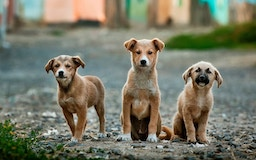
#> input picture Tests/images/app13-multiple.jpg, 256 x 160 px
$ python generate_micron_alpha_plates.py ../../../Tests/images/app13-multiple.jpg out
#> lines starting #> are read from the running program, lines starting #| are printed output that depends on the picture; after the words box and inside, x2 and y2 are one past the last pixel; in counts of white or black regions, pixels touching at a corner belong together
### modules/legacy/src/plotter_separation/plate_solver.py
"""Plate-density initialization for the composite-first rebuild.

This is a seed generator, not the final inverse solver. Its job is to provide a
reasonable starting alpha stack while the differentiable composite realizer owns
the final visual target.
"""

from __future__ import annotations

from dataclasses import dataclass
from typing import Any

import numpy as np
from numpy.typing import NDArray

from plotter_separation.color import chroma, luminance
from plotter_separation.inkset import InkSet
from plotter_separation.overprint import composite_error, render_alpha_stack


@dataclass(frozen=True)
class PlateSeedResult:
    alpha_stack: NDArray[np.float32]
    rendered_rgb: NDArray[np.float32]
    metrics: dict[str, Any]


def initialize_alpha_stack(
    source_rgb: NDArray[np.float32],
    inkset: InkSet,
    *,
    sigma: float | None = None,
) -> PlateSeedResult:
    """Create an initial alpha stack from image/ink color affinity."""
    source = np.clip(np.asarray(source_rgb, dtype=np.float32), 0.0, 1.0)
    if source.ndim != 3 or source.shape[2] != 3:
        raise ValueError("source_rgb must have shape (height, width, 3)")
    candidates = (float(sigma),) if sigma is not None else (0.16, 0.22, 0.28, 0.34, 0.42, 0.55)
    trials = []
    for candidate_sigma in candidates:
        alpha = _alpha_stack_for_sigma(source, inkset, sigma=float(candidate_sigma))
        rendered = render_alpha_stack(alpha, inkset)
        err = composite_error(rendered, source)
        trials.append((float(err["rgb_rmse"]), float(candidate_sigma), alpha, rendered, err))
    score, selected_sigma, alpha, rendered, err = min(trials, key=lambda item: item[0])
    del score
    candidate_metrics = [
        {
            "sigma": round(candidate_sigma, 4),
            "rgb_rmse": round(rmse, 6),
        }
        for rmse, candidate_sigma, _alpha, _rendered, _err in trials
    ]
    return PlateSeedResult(
        alpha_stack=alpha,
        rendered_rgb=rendered,
        metrics={
            "target": "initializer_only",
            **err,
            "sigma": round(selected_sigma, 4),
            "candidate_sigmas": candidate_metrics,
            "mean_alpha_by_plate": [round(float(v), 6) for v in alpha.mean(axis=(1, 2))],
        },
    )


def _alpha_stack_for_sigma(
    source: NDArray[np.float32],
    inkset: InkSet,
    *,
    sigma: float,
) -> NDArray[np.float32]:
    lum = luminance(source)
    sat = chroma(source)
    dark = np.clip((0.96 - lum) / 0.88, 0.0, 1.0)
    inks = np.asarray([ink.rgb01 for ink in inkset.inks], dtype=np.float32)
    diff = source[None, :, :, :] - inks[:, None, None, :]
    value_delta = lum[None, :, :] - luminance(inks)[:, None, None]
    chroma_delta = diff - value_delta[..., None]
    d2 = np.sum(chroma_delta * chroma_delta, axis=-1) * 1.55 + value_delta * value_delta * 0.38
    affinity = np.exp(-d2 / max(sigma * sigma, 1e-6)).astype(np.float32)

    role_gain = np.asarray([_role_gain(ink.role) for ink in inkset.inks], dtype=np.float32)
    alpha = affinity * role_gain[:, None, None] * (0.16 + dark[None, :, :] * 0.72 + sat[None, :, :] * 0.18)
    return _normalize_local_coverage(alpha)


def _normalize_local_coverage(alpha: NDArray[np.float32]) -> NDArray[np.float32]:
    total = np.sum(alpha, axis=0, keepdims=True)
    scale = np.where(total > 1.35, 1.35 / np.maximum(total, 1e-6), 1.0)
    return np.clip(alpha * scale, 0.0, 0.88).astype(np.float32)


def _role_gain(role: str) -> float:
    if role in {"key_detail", "deep_shadow"}:
        return 0.96
    if role in {"background_green", "cool_blue"}:
        return 0.78
    if role in {"warm_light"}:
        return 0.55
    return 0.72


__all__ = ["PlateSeedResult", "initialize_alpha_stack"]

### modules/legacy/src/plotter_separation/overprint.py
"""Shared overprint renderer for solving, training, previews, and audits."""

from __future__ import annotations

import numpy as np
from numpy.typing import NDArray

from plotter_separation.inkset import InkSet


def render_alpha_stack(
    alpha_stack: NDArray[np.float32],
    inkset: InkSet,
) -> NDArray[np.float32]:
    """Composite per-plate alpha maps using the exact InkSet colors."""
    alpha = np.clip(np.asarray(alpha_stack, dtype=np.float32), 0.0, 1.0)
    if alpha.ndim != 3:
        raise ValueError("alpha_stack must have shape (plates, height, width)")
    if alpha.shape[0] != len(inkset.inks):
        raise ValueError("alpha_stack plate count must match InkSet")
    h, w = alpha.shape[1:]
    paper = np.asarray(inkset.paper_rgb, dtype=np.float32) / 255.0
    out = np.broadcast_to(paper, (h, w, 3)).copy()
    for plate_alpha, ink in zip(alpha, inkset.inks, strict=True):
        color = ink.rgb01.reshape(1, 1, 3)
        effective_alpha = np.clip(plate_alpha * float(ink.opacity), 0.0, 1.0)
        out = out * (1.0 - effective_alpha[..., None]) + color * effective_alpha[..., None]
    return np.clip(out, 0.0, 1.0).astype(np.float32)


def composite_error(
    rendered: NDArray[np.float32],
    target: NDArray[np.float32],
) -> dict[str, float]:
    rendered = np.clip(np.asarray(rendered, dtype=np.float32), 0.0, 1.0)
    target = np.clip(np.asarray(target, dtype=np.float32), 0.0, 1.0)
    if rendered.shape != target.shape:
        raise ValueError("rendered and target must have matching shape")
    delta = rendered - target
    return {
        "rgb_rmse": round(float(np.sqrt(np.mean(delta * delta))), 6),
        "rgb_mae": round(float(np.mean(np.abs(delta))), 6),
    }


__all__ = ["composite_error", "render_alpha_stack"]

### modules/legacy/src/plotter_separation/inkset.py
"""Image-adaptive ink selection and InkSet audits."""

from __future__ import annotations

from dataclasses import dataclass
from typing import Any

import numpy as np
from numpy.typing import NDArray
from PIL import Image

from plotter_separation.color import chroma, luminance, rgb_delta_e76


@dataclass(frozen=True)
class PigmentCandidate:
    """One standard pigment candidate that can be selected by image evidence."""

    label: str
    rgb: tuple[int, int, int]
    roles: tuple[str, ...]


@dataclass(frozen=True)
class Ink:
    """One plate ink used everywhere in the render contract."""

    id: str
    label: str
    rgb: tuple[int, int, int]
    role: str
    opacity: float = 1.0

    @property
    def rgb01(self) -> NDArray[np.float32]:
        return (np.asarray(self.rgb, dtype=np.float32) / 255.0).astype(np.float32)


@dataclass(frozen=True)
class InkSet:
    """Exact inks used by solving, training, SVG emission, and audit."""

    inks: tuple[Ink, ...]
    paper_rgb: tuple[int, int, int] = (248, 245, 237)
    mode: str = "image_adaptive"

    # [288 lines left out: functions image_adaptive, hull_optimal, audit, to_jsonable, estimate_plate_count, _hull_vertex_centers and 3 more, not called in this run]


_STANDARD_PIGMENTS: tuple[PigmentCandidate, ...] = (
    PigmentCandidate("cadmium yellow", (246, 205, 55), ("warm_light",)),
    PigmentCandidate("hansa yellow", (238, 185, 48), ("warm_light",)),
    PigmentCandidate("yellow ochre", (195, 142, 59), ("warm_light", "warm_skin")),
    PigmentCandidate("cadmium orange", (224, 102, 43), ("warm_skin", "red_orange")),
    PigmentCandidate("cadmium red", (190, 48, 35), ("red_orange",)),
    PigmentCandidate("quinacridone magenta", (169, 42, 93), ("red_orange", "warm_skin")),
    PigmentCandidate("burnt sienna", (135, 72, 48), ("warm_skin", "deep_shadow")),
    PigmentCandidate("raw umber", (86, 67, 48), ("deep_shadow", "key_detail")),
    PigmentCandidate("ivory black", (29, 27, 24), ("key_detail", "deep_shadow")),
    PigmentCandidate("viridian green", (0, 132, 96), ("background_green",)),
    PigmentCandidate("forest green", (38, 104, 70), ("background_green", "deep_shadow")),
    PigmentCandidate("sap green", (91, 117, 48), ("warm_skin",)),
    PigmentCandidate("cyan blue", (17, 139, 180), ("cool_blue",)),
    PigmentCandidate("cobalt blue", (48, 96, 174), ("cool_blue",)),
    PigmentCandidate("ultramarine blue", (43, 65, 145), ("cool_blue", "deep_shadow")),
    PigmentCandidate("cobalt violet", (109, 81, 145), ("red_orange",)),
)


# [69 lines left out: functions _ink_from_center, _select_standard_pigment, _role_for_rgb, _image_to_rgb01, not called in this run]


__all__ = ["Ink", "InkSet", "estimate_plate_count"]

### modules/legacy/src/plotter_separation/color.py
"""Color utilities used by audits and image-adaptive ink selection."""

from __future__ import annotations

import numpy as np
from numpy.typing import NDArray


def srgb_to_linear(rgb: NDArray[np.floating]) -> NDArray[np.floating]:
    rgb = np.clip(rgb, 0.0, 1.0)
    return np.where(rgb <= 0.04045, rgb / 12.92, ((rgb + 0.055) / 1.055) ** 2.4)


def linear_to_srgb(rgb: NDArray[np.floating]) -> NDArray[np.floating]:
    rgb = np.clip(rgb, 0.0, 1.0)
    return np.where(rgb <= 0.0031308, 12.92 * rgb, 1.055 * np.power(rgb, 1.0 / 2.4) - 0.055)


# [13 lines left out: function srgb_to_lab, not called in this run]


def delta_e76(lab_a: NDArray[np.floating], lab_b: NDArray[np.floating]) -> NDArray[np.floating]:
    diff = lab_a - lab_b
    return np.sqrt(np.sum(diff * diff, axis=-1))


# [5 lines left out: function rgb_delta_e76, not called in this run]


def luminance(rgb: NDArray[np.floating]) -> NDArray[np.float32]:
    return (0.299 * rgb[..., 0] + 0.587 * rgb[..., 1] + 0.114 * rgb[..., 2]).astype(np.float32)


def chroma(rgb: NDArray[np.floating]) -> NDArray[np.float32]:
    return (np.max(rgb, axis=-1) - np.min(rgb, axis=-1)).astype(np.float32)


def _lab_f(t: NDArray[np.floating]) -> NDArray[np.floating]:
    eps = 0.008856
    return np.where(t > eps, np.cbrt(t), 7.787 * t + 16.0 / 116.0)


__all__ = [
    "chroma",
    "delta_e76",
    "linear_to_srgb",
    "luminance",
    "rgb_delta_e76",
    "srgb_to_lab",
    "srgb_to_linear",
]

### modules/legacy/scripts/generate_micron_alpha_plates.py
#!/usr/bin/env python
"""Generate fixed-palette high-resolution alpha plates.

This intentionally stops before SVG/vector realization. It solves soft alpha
plates directly against a source image, then writes high-bit-depth PNG masks and
colored previews for physical-pen planning.
"""

from __future__ import annotations

import argparse
import json
from pathlib import Path
import shutil
import subprocess
import sys
from typing import Any

import numpy as np
from PIL import Image, ImageDraw, ImageFont

ROOT = Path(__file__).resolve().parents[1]
if str(ROOT / "src") not in sys.path:
    sys.path.insert(0, str(ROOT / "src"))

from plotter_separation.inkset import Ink, InkSet  # noqa: E402
from plotter_separation.overprint import composite_error, render_alpha_stack  # noqa: E402
from plotter_separation.plate_solver import initialize_alpha_stack  # noqa: E402
from plotter_separation.source_prep import auto_crop_artwork  # noqa: E402


MICRON_XSDK05_INKS = (
    Ink("xsdk05_243", "XSDK05#243 blue black", (22, 41, 55), "blue_black"),
    Ink("xsdk05_032", "XSDK05#32 fresh green", (0, 132, 86), "fresh_green"),
    Ink("xsdk05_117", "XSDK05#117 sepia", (94, 61, 39), "sepia"),
    Ink("xsdk05_021", "XSDK05#21 rose", (205, 73, 134), "rose"),
    Ink("xsdk05_003", "XSDK05#3 yellow", (245, 196, 28), "yellow"),
    Ink("xsdk05_024", "XSDK05#24 purple", (95, 59, 132), "purple"),
    Ink("xsdk05_049", "XSDK05#49 black", (16, 15, 14), "black"),
    Ink("xsdk05_005", "XSDK05#5 orange", (232, 105, 35), "orange"),
    Ink("xsdk05_019", "XSDK05#19 red", (198, 39, 33), "red"),
    Ink("xsdk05_022", "XSDK05#22 burgundy", (112, 31, 62), "burgundy"),
    Ink("xsdk05_036", "XSDK05#36 blue", (30, 91, 176), "blue"),
    Ink("xsdk05_138", "XSDK05#138 royal blue", (42, 64, 148), "royal_blue"),
)

AVAILABLE_MICRON_XSDK05_INKS = (
    Ink("xsdk05_021", "XSDK05#21 rose", (205, 73, 134), "rose"),
    Ink("xsdk05_003", "XSDK05#3 yellow", (245, 196, 28), "yellow"),
    Ink("xsdk05_117", "XSDK05#117 sepia", (94, 61, 39), "sepia"),
    Ink("xsdk05_032", "XSDK05#32 fresh green", (0, 132, 86), "fresh_green"),
    Ink("xsdk05_024", "XSDK05#24 purple", (95, 59, 132), "purple"),
    Ink("xsdk05_049", "XSDK05#49 black", (16, 15, 14), "black"),
    Ink("xsdk05_005", "XSDK05#5 orange", (232, 105, 35), "orange"),
    Ink("xsdk05_019", "XSDK05#19 red", (198, 39, 33), "red"),
    Ink("xsdk05_036", "XSDK05#36 blue / light blue", (30, 91, 176), "light_blue"),
)


def main() -> int:
    parser = argparse.ArgumentParser(description=__doc__)
    parser.add_argument("image", type=Path)
    parser.add_argument("out_dir", type=Path)
    parser.add_argument("--target-mode", choices=("layout_right", "full", "crop_artwork"), default="layout_right")
    parser.add_argument("--upscale", choices=("realesrgan", "lanczos", "none"), default="realesrgan")
    parser.add_argument("--upscale-scale", type=int, default=2)
    parser.add_argument("--realesrgan-bin", default="realesrgan-ncnn-vulkan")
    parser.add_argument("--realesrgan-model", default="realesrgan-x4plus")
    parser.add_argument("--steps", type=int, default=700)
    parser.add_argument("--learning-rate", type=float, default=0.08)
    parser.add_argument("--alpha-prior-weight", type=float, default=0.003)
    parser.add_argument("--tile-pixels", type=int, default=65536)
    parser.add_argument("--palette", choices=("full12", "available"), default="full12")
    parser.add_argument("--paper-rgb", default="255,255,255")
    parser.add_argument("--seed", type=int, default=2001)
    args = parser.parse_args()

    out = args.out_dir
    alpha_dir = out / "alpha16"
    alpha8_dir = out / "alpha8"
    preview_dir = out / "plate_previews"
    for directory in (out, alpha_dir, alpha8_dir, preview_dir):
        directory.mkdir(parents=True, exist_ok=True)

    paper_rgb = _parse_rgb(args.paper_rgb)
    inks = AVAILABLE_MICRON_XSDK05_INKS if args.palette == "available" else MICRON_XSDK05_INKS
    inkset = InkSet(inks=inks, paper_rgb=paper_rgb, mode=f"micron_xsdk05_{args.palette}")

    source = Image.open(args.image).convert("RGB")
#> source is the input picture: PIL image 256x160 RGB; mean R, G, B 119.8, 120.2, 102.9
    target = _select_target(source, args.target_mode)
    target.save(out / "target_crop.png")
    working, source_variant = _upscale_target(
        target,
        out_dir=out / "source_variant",
        method=args.upscale,
        scale=args.upscale_scale,
        realesrgan_bin=args.realesrgan_bin,
        realesrgan_model=args.realesrgan_model,
    )
    working.save(out / "target_upscaled.png")
    target_rgb = np.asarray(working, dtype=np.float32) / 255.0

    seed_result = initialize_alpha_stack(target_rgb, inkset)
    result = solve_alpha_stack_jax(
        target_rgb,
        seed_result.alpha_stack,
        inkset,
        steps=args.steps,
        learning_rate=args.learning_rate,
        alpha_prior_weight=args.alpha_prior_weight,
        tile_pixels=args.tile_pixels,
    )
    alpha_stack = result["alpha_stack"]
    composite = render_alpha_stack(alpha_stack, inkset)
    composite_metrics = composite_error(composite, target_rgb)

    _write_plate_outputs(alpha_stack, inkset, alpha_dir, alpha8_dir, preview_dir)
    _save_rgb(composite, out / "composite_from_alpha_plates.png")
    _save_rgb(seed_result.rendered_rgb, out / "initial_guess_composite.png")
    _write_absdiff(target_rgb, composite, out / "source_vs_alpha_composite_absdiff_x4.png")
    _write_contact_sheet(working, composite, alpha_stack, inkset, out / "contact_sheet.png")
    np.savez_compressed(out / "alpha_stack_float32.npz", alpha_stack=alpha_stack.astype(np.float32))

    metadata = {
        "target": {
            "source_image": str(args.image),
            "target_mode": args.target_mode,
            "crop_size_px": list(target.size),
            "working_size_px": list(working.size),
            "source_variant": source_variant,
        },
        "solve": {
            "backend": "jax_soft_alpha_direct",
            "steps": args.steps,
            "learning_rate": args.learning_rate,
            "alpha_prior_weight": args.alpha_prior_weight,
            "tile_pixels": args.tile_pixels,
            "loss_history": result["loss_history"],
            "initial_metrics": seed_result.metrics,
            "final_metrics": composite_metrics,
        },
        "inkset": inkset.to_jsonable(),
        "outputs": {
            "alpha16": str(alpha_dir),
            "alpha8": str(alpha8_dir),
            "plate_previews": str(preview_dir),
            "composite": str(out / "composite_from_alpha_plates.png"),
            "contact_sheet": str(out / "contact_sheet.png"),
            "alpha_stack_npz": str(out / "alpha_stack_float32.npz"),
        },
    }
    (out / "metadata.json").write_text(json.dumps(metadata, indent=2), encoding="utf-8")
    print(json.dumps({"out_dir": str(out), "final_metrics": composite_metrics}, indent=2))
    return 0


def _parse_rgb(value: str) -> tuple[int, int, int]:
    parts = [int(part.strip()) for part in value.split(",")]
    if len(parts) != 3:
        raise ValueError("--paper-rgb must be r,g,b")
    return tuple(int(np.clip(part, 0, 255)) for part in parts)


def _select_target(source: Image.Image, mode: str) -> Image.Image:
    if mode == "full":
        return source.convert("RGB")
    if mode == "crop_artwork":
        cropped, _box = auto_crop_artwork(source)
        return cropped.convert("RGB")
    return _extract_right_composite(source)


def _extract_right_composite(layout: Image.Image) -> Image.Image:
    arr = np.asarray(layout.convert("RGB"), dtype=np.int16)
    h, w = arr.shape[:2]
    if w / max(h, 1) > 2.5:
        return layout.crop((int(w * 0.7973), int(h * 0.2208), int(w * 0.9206), int(h * 0.6883)))
    x_start = int(w * 0.72)
    region = arr[:, x_start:, :]
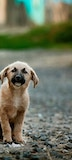
#> region: shape (160, 72, 3) int16; mean R, G, B 109, 114.1, 93.7
    paper = np.median(region.reshape(-1, 3), axis=0)
#> paper = [112, 116, 103]
    delta = np.abs(region - paper[None, None, :]).sum(axis=2)
    saturation = region.max(axis=2) - region.min(axis=2)
    dark = region.mean(axis=2) < 224
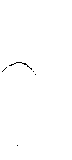
#> dark: shape (160, 72) bool; 99.7% white; black in thin lines or dots, all inside (x1, y1, x2, y2) = (2, 62, 36, 146)
    mask = (delta > 36) | (saturation > 42) | dark
#> mask: shape (160, 72) bool; every value is 1
    ys, xs = np.nonzero(mask)
#> ys = 11520 values from 0 to 159; xs = 11520 values, max 71 at index 71, min 0 at index 0, mean 35.5
    if len(xs) == 0:
        return layout.crop((int(w * 0.75), int(h * 0.15), int(w * 0.92), int(h * 0.78)))
    x0 = int(xs.min() + x_start)
#> x0 = 184
    x1 = int(xs.max() + x_start)
#> x1 = 255
    y0 = int(ys.min())
#> y0 = 0
    y1 = int(ys.max())
#> y1 = 159
    pad_x = max(4, int((x1 - x0) * 0.015))
#> pad_x = 4
    pad_y = max(4, int((y1 - y0) * 0.015))
#> pad_y = 4
    return layout.crop((
        max(0, x0 - pad_x),
        max(0, y0 - pad_y),
        min(w, x1 + pad_x),
        min(h, y1 + pad_y),
    ))


def _upscale_target(
    target: Image.Image,
    *,
    out_dir: Path,
    method: str,
    scale: int,
    realesrgan_bin: str,
    realesrgan_model: str,
) -> tuple[Image.Image, dict[str, Any]]:
#> in main, `working, source_variant = _upscale_target( target, out_dir=out / "sour..`:
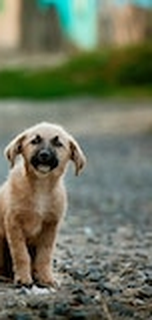
#> working: PIL image 152x320 RGB; mean R, G, B 109.8, 114.6, 94.1
#> in main, `working, source_variant = _upscale_target( target, out_dir=out / "sour..`: source_variant = {'method': 'lanczos_fallback', 'requested': 'realesrgan', 'scale': 2}
#> the loop in initialize_alpha_stack, `for candidate_sigma in candidates:` made 6 passes
#> err on passes 1 to 6: {'rgb_rmse': 0.437, 'rgb_mae': 0.413}, {'rgb_rmse': 0.294, 'rgb_mae': 0.264}, {'rgb_rmse': 0.182, 'rgb_mae': 0.139}, {'rgb_rmse': 0.14, 'rgb_mae': 0.0942}, {'rgb_rmse': 0.157, 'rgb_mae': 0.121}, {'rgb_rmse': 0.184, 'rgb_mae': 0.143}
#> pass 1, in _alpha_stack_for_sigma, `dark = np.clip((0.96 - lum) / 0.88, 0.0, 1.0)`:
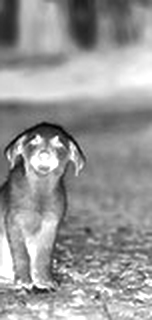
#> dark: shape (320, 152) float32; min 0, max 1, mean 0.596
#> pass 1, in initialize_alpha_stack, `rendered = render_alpha_stack(alpha, inkset)`:
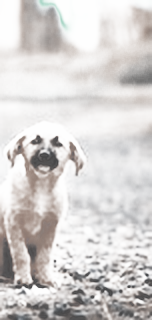
#> rendered: shape (320, 152, 3) float32; mean of channels 0, 1, 2 0.839, 0.827, 0.821; drawn as R, G, B
#> after the loop in initialize_alpha_stack, `for candidate_sigma in candidates:`:
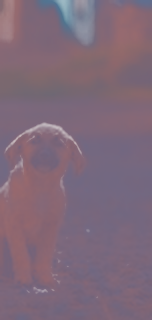
#> rendered: shape (320, 152, 3) float32; mean R, G, B 0.499, 0.414, 0.478
#> after the loop in initialize_alpha_stack, `for candidate_sigma in candidates:`: trials = 6 items
#> in initialize_alpha_stack, `score, selected_sigma, alpha, rendered, err = min(trials, key=lambda i..`:
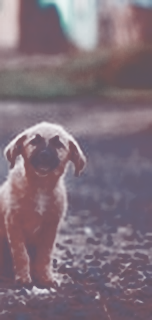
#> rendered: shape (320, 152, 3) float32; mean of channels 0, 1, 2 0.508, 0.443, 0.484; drawn as R, G, B
#> in initialize_alpha_stack, `score, selected_sigma, alpha, rendered, err = min(trials, key=lambda i..`: score = 0.14; selected_sigma = 0.34; err = {'rgb_rmse': 0.14, 'rgb_mae': 0.0942}
#> in initialize_alpha_stack, `candidate_metrics = [ { "sigma": round(candidate_sigma, 4), "rgb_rmse"..`: candidate_metrics = 6 items
    out_dir.mkdir(parents=True, exist_ok=True)
    scale = max(1, int(scale))
    if method == "none" or scale == 1:
        return target.convert("RGB"), {"method": "none", "scale": 1}
    if method == "lanczos":
        return (
            target.resize((target.width * scale, target.height * scale), Image.Resampling.LANCZOS),
            {"method": "lanczos", "scale": scale},
        )
    executable = shutil.which(realesrgan_bin)
    if executable is None:
        return (
            target.resize((target.width * scale, target.height * scale), Image.Resampling.LANCZOS),
            {"method": "lanczos_fallback", "requested": "realesrgan", "scale": scale},
        )
    input_path = out_dir / "realesrgan_input.png"
    output_path = out_dir / f"target_realesrgan_{scale}x.png"
    target.save(input_path)
    command = [
        executable,
        "-i",
        str(input_path),
        "-o",
        str(output_path),
        "-s",
        str(scale),
        "-n",
        str(realesrgan_model),
        "-f",
        "png",
    ]
    completed = subprocess.run(command, text=True, capture_output=True)
    if completed.returncode != 0 or not output_path.exists():
        return (
            target.resize((target.width * scale, target.height * scale), Image.Resampling.LANCZOS),
            {
                "method": "lanczos_fallback",
                "requested": "realesrgan",
                "scale": scale,
                "stderr_tail": (completed.stderr or completed.stdout)[-1200:],
            },
        )
    return Image.open(output_path).convert("RGB"), {"method": "realesrgan", "scale": scale}


def solve_alpha_stack_jax(
    target_rgb: np.ndarray,
    seed_alpha: np.ndarray,
    inkset: InkSet,
    *,
    steps: int,
    learning_rate: float,
    alpha_prior_weight: float,
    tile_pixels: int,
) -> dict[str, Any]:
#> called with seed_alpha = array of shape (12, 320, 152), steps = 700, learning_rate = 0.08, alpha_prior_weight = 0.003, tile_pixels = 65536
    import jax
    import jax.numpy as jnp

    h, w = target_rgb.shape[:2]
    plate_count = len(inkset.inks)
    pixels = h * w
    tile_pixels = max(1024, int(tile_pixels))
    target_flat = np.clip(target_rgb.reshape(-1, 3).astype(np.float32), 0.0, 1.0)
    seed_flat = np.clip(np.moveaxis(seed_alpha.astype(np.float32), 0, -1).reshape(-1, plate_count), 1e-5, 1.0 - 1e-5)
    alpha_out = np.zeros((pixels, plate_count), dtype=np.float32)
#> (the run stopped early here; a loop or call above may not have finished)
